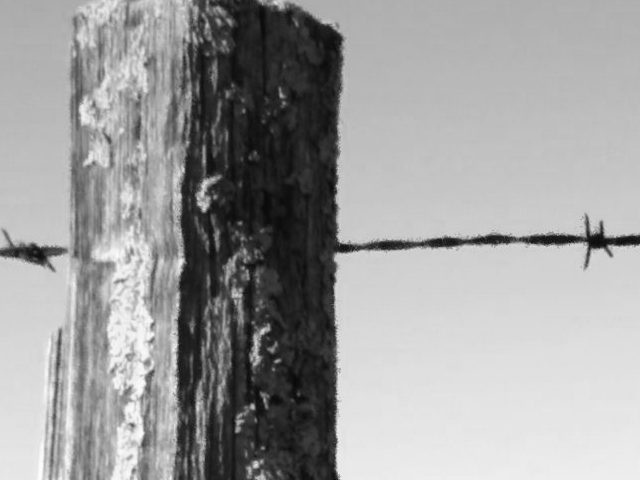
#> input picture imgs/alambre.png, 640 x 480 px, found by its file name
$ jupyter execute --allow-errors DPC.ipynb   (shell and % lines are left out)   (older library calls are emulated)
#> lines starting #> are read from the running program, lines starting #| are printed output that depends on the picture
### pyfpm/solvertools.py
#!/usr/bin/python
# -*- coding: utf-8 -*-
""" File fpmmath.py

Last update: 28/10/2016

Usage:

"""
__version__ = "1.1.1"
__author__ = 'Juan M. Bujjamer'
__all__ = ['image_center', 'generate_pupil', 'fpm_reconstruct', 'calculate_pupil_radius', 'adjust_shutter_speed',
           'pixel_size_required', 'crop_image']

from io import BytesIO
from io import StringIO
import time
import yaml

import scipy
import itertools as it
import numpy as np
from numpy.fft import fft2, ifft2, fftshift, ifftshift
from scipy.optimize import fsolve, nnls, lsq_linear
from PIL import Image
from scipy import ndimage
from numpy.fft import fft2, ifft2, fftshift, ifftshift


# [4 lines left out: function convmat, not called in this run]
def make_convolution_matrix(img, kernel=None, debug=True):
    kernel_size = kernel.shape
    PSF = kernel.astype('complex64')
    dims = img.shape
    d = len(PSF) ## assmuming square PSF (but not necessarily square image)
    N = dims[0]*dims[1]
    ## pre-fill a 2D matrix for the diagonals
    diags = np.zeros((d*d, N), dtype='complex64')
    offsets = np.zeros((d*d), dtype='float32')
    heads = np.zeros((d*d), dtype='complex64') ## for this a list is OK
    i = 0
    for y in range(len(PSF)):
        for x in range(len(PSF[y])):
            diags[i,:] += PSF[y,x]
            heads[i] = PSF[y,x]
            xdist = d/2 - x
            ydist = d/2 - y ## y direction pointing down
            offsets[i] = (ydist*dims[1]+xdist)
            i+=1
    H = scipy.sparse.dia_matrix((diags, offsets), shape=(N,N), dtype='complex64')
    return H

# [116 lines left out: functions make_real_convolution_matrix, nl_solve, sparse_solve, dpc_difference, direct_tikhonov, not called in this run]

### pyfpm/fpmmath.py
#!/usr/bin/python
# -*- coding: utf-8 -*-
""" File fpmmath.py

Last update: 28/10/2016

Usage:

"""
__version__ = "1.1.1"
__author__ = 'Juan M. Bujjamer'
__all__ = ['image_center', 'generate_pupil', 'fpm_reconstruct', 'calculate_pupil_radius', 'adjust_shutter_speed',
           'pixel_size_required', 'crop_image']

from io import BytesIO
from io import StringIO
import time
import yaml

import itertools as it
import numpy as np
from numpy.fft import fft2, ifft2, fftshift, ifftshift
from scipy.optimize import fsolve
from PIL import Image
from scipy import ndimage
import random

import pyfpm.coordtrans as ct


def image_center(image_size=None):
    """ Center coordinates given the image size.

    Args:
        image_size (list): list with the image sizes

    Returns:
        (int): integers with each dimension's mean size
    """
    if image_size is not None:
        yc, xc = np.array(image_size)/2
    return int(xc), int(yc)

# [41 lines left out: functions resize_complex_image, calculate_max_phi, ps_required, not called in this run]


def get_pixel_size(cfg):
    ps = float(cfg.pixel_size)/float(cfg.x)
    return ps

def get_wavelength(cfg):
    wlen = float(cfg.wavelength)
    return wlen

def get_na(cfg):
    na = float(cfg.na)
    return na

def get_image_size(cfg):
    image_size = int(cfg.patch_size[0])
    return image_size

# [29 lines left out: functions get_pixel_size_required, get_times_improvement, get_pupil_radius, get_k_discrete, not called in this run]

def get_reconstructed_shape(cfg):
    npx_hr = int(get_times_improvement(cfg)*get_image_size(cfg))
    return [npx_hr, npx_hr]

def get_simulated_lrshape(cfg):
    npx_hr = int(get_image_size(cfg))
    return [npx_hr, npx_hr]


# [20 lines left out: functions test_similarity, calculate_pupil_radius, not called in this run]


def pupil_image(cx=None, cy=None, pup_rad=None, image_size=None):
    """ An array with a circular pupil with a defined center.

        Parameters:
            theta:   angle in degrees on the plane parallel to the sample plane
            phi:    angle in degrees perpendicular t othe sample plane
            power:  power of the leds used by imaging
    """
    pup_matrix = np.zeros(image_size, dtype=np.uint8)
    nx, ny = image_size
    # Coherent pupil generation
    xx, yy = np.meshgrid(range(ny), range(nx))
    c = (xx-cx)**2+(yy-cy)**2
    image_gray = [c < pup_rad**2][0]
    # [8 lines of commented-out code are left out]
    return image_gray


# [28 lines left out: function aberrated_pupil, not called in this run]

def simple_defocus(image_size=None, pupil_radius=None, aberrations=None,
                    pixel_size=None, wavelength=None):
    """ Generate an aberrated pupil for corrections.
    Args:
        theta (int):      azimuthal angle
        phi (int):        zenithal angle
        image_size(list): size of the image of the pupil

    Return:
        (array) image of the pupil
    """
    if image_size is not None:
        npx = image_size[0]  # Half image size  each side
    if pupil_radius is not None:
        pupil_radius = float(pupil_radius)
    if aberrations is not None:
        defocus = aberrations[0]
    xc, yc = image_center(image_size)
    CTF = generate_pupil(0, 0, [image_size[0], image_size[1]], pupil_radius)

    # [10 lines of commented-out code are left out]
    R = pupil_radius
    pupil = 1/(np.pi*R**2)
    return pupil*CTF


def generate_pupil(fx=None, fy=None, image_size=None,
                   pupil_radius=None):
    """ Use generate_CTF. Pupil center in cartesian coordinates.

    Args:
        theta (int):      azimuthal angle
        phi (int):        zenithal angle
        image_size(list): size of the image of the pupil

    Return:
        (array) image of the pupil
    """
    if image_size is not None:
        npx = image_size[0]  # Half image size  each side
    if pupil_radius is not None:
        pupil_radius = float(pupil_radius)
        # return np.zeros(image_size, dtype=np.uint8)
    xc, yc = image_center(image_size)
    image_gray = pupil_image(xc+fx, yc+fy, pupil_radius, image_size)
    return image_gray

# [135 lines left out: functions generate_CTF, filter_by_pupil_simulate, filter_by_pupil, show_filtered_image, show_pupil, array_as_image and 2 more, not called in this run]


def crop_image(im_array, image_size, osx, osy):
    return im_array[osx:(osx+image_size[0]), osy:(osy+image_size[1])]


# [279 lines left out: functions quality_metric, laser_beam_simulation, simulate_sample, simulate_acquisition, generate_il, fpm_reconstruct and 3 more, not called in this run]

class MatrixShape(object):
    """ Matrix of integers.

    Parameters
    ----------
    dim : type
        Description of parameter `dim`.
    form : type
        Description of parameter `form`.

    Attributes
    ----------
    matrix : type
        Description of attribute `matrix`.
    center : type
        Description of attribute `center`.
    set_shape : type
        Description of attribute `set_shape`.
    draw_form : type
        Description of attribute `draw_form`.
    def __init__(self, dim, form : type
        Description of attribute `def __init__(self, dim, form`.

    """

    # [12 lines left out: functions __init__, set_shape, not called in this run]


class SemiCircle(MatrixShape):

    # [59 lines left out: functions __init__, draw_form, make_psf, complementary, complementary_psf, not called in this run]

    def psf_real(self):
        return np.real(self.psf)

    def psf_imag(self):
        return np.imag(self.psf)

### notebooks/DPC.ipynb
## Reconstrucción DPC

Reconstrucción de imágenes según Diferencial Phase Contrast (DPC). Prueba de diferentes métodos.

[cell 1]
import time
import numpy as np
import matplotlib.pyplot as plt
import matplotlib.cm as cm
import scipy
# from scipy import misc, signal, optimize
from numpy.fft import fft2, ifft2, fftshift, ifftshift

import pyfpm.fpmmath as fpm
import pyfpm.solvertools as st

Cargo una imagen de prueba para hacer las pruebas, y luego grafico una funcion de transferencia (una pupila). La idea es recortar la pupila para tener una aproximación más pequeña con la que se pueda trabajar con más facilidad.

[cell 2]
pany, panx = [200, 320]
npx = 120
alambre = scipy.misc.imread('alambre.png', 'F')[pany:pany+npx, panx:panx+npx]
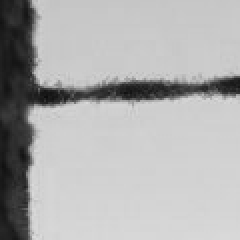
#> alambre: shape (120, 120) float32 (shown 2 times larger); min 13, max 219, mean 175
# Creo una transferencia que consiste en una pupila circular y un desenfoque
rpup = 5
# AP = fpm.aberrated_pupil(image_size=[npx, npx], pupil_radius=rpup, aberrations=[0, ],
#                     pixel_size=2E-6, wavelength=522E-9)
AP = fpm.simple_defocus(image_size=[npx, npx], pupil_radius=rpup, aberrations=[.5E-4, ],
                    pixel_size=2E-6, wavelength=522E-9)
# P = fpm.create_source_pattern(shape='semicircle', ledmat_shape=[n, n], radius=r)
H = fftshift(fft2(fftshift(AP)))

fig, (axes1, axes2) = plt.subplots(2, 2, figsize=(12, 12))
axes1[0].imshow(alambre)
axes1[1].imshow(np.real(AP), cmap = cm.Blues)
axes2[0].imshow(np.real(H))
axes2[1].imshow(np.imag(H))
plt.show()
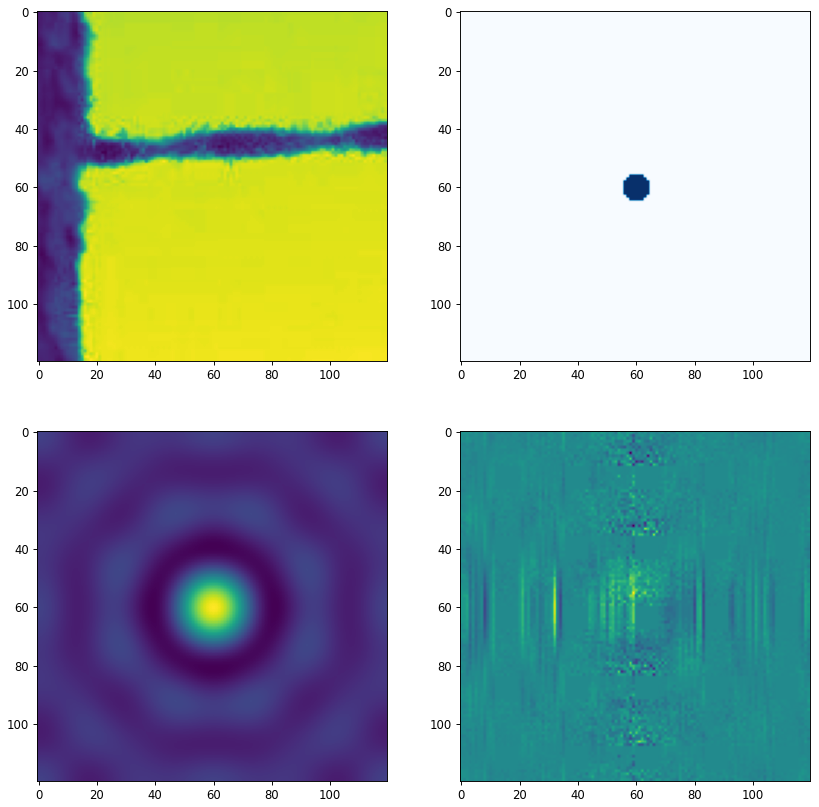
#> figure drawn by matplotlib, 4 panels

Recorto la pupila para quedarme con un recuadro de NH píxeles de lado. El tamaño del recuadro será, en principio,  inversamente proporcional al radio de la pupila.

[cell 3]
Hcy, Hcx = fpm.image_center(np.shape(H))
NH = npx
H_cut = H[Hcy-NH//2:Hcy+NH//2, Hcx-NH//2:Hcx+NH//2]
fig, axes = plt.subplots(1, 2, figsize=(12, 6))
axes[0].imshow(np.real(H_cut))
axes[1].imshow(np.imag(H_cut))
plt.show()
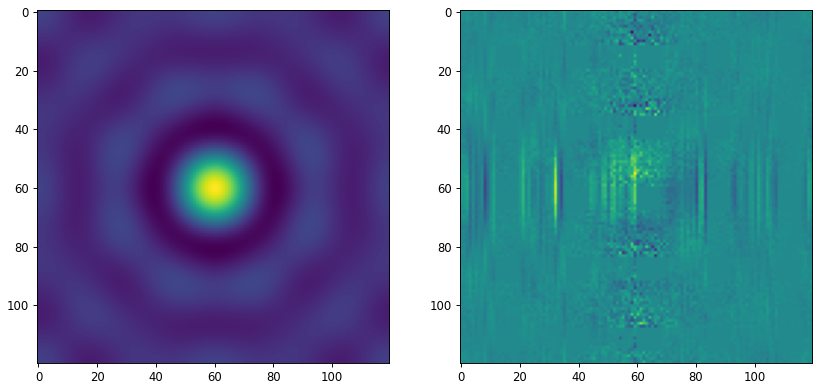
#> figure drawn by matplotlib, 2 panels

Ya teniendo la función de transferencia aproximada puedo armar la matriz de convolución 'A'. Tengo implementada esta función en pyfpm.solvertools. Luego, aplicar el filtro simplemente es efectuar el producto A*I.ravel().

[cell 4]
start = time.time()
#> (the rest of this cell did not finish here and is left out)

#> in make_convolution_matrix, `d = len(PSF)`: d = 120
#> the loop in make_convolution_matrix, `for y in range(len(PSF)):` made 120 passes
#> after the loop in make_convolution_matrix, `for y in range(len(PSF)):`: i = 14400; offsets = 14400 values, max 7260 at index 0, min -7139 at index 14399, mean 60.5
print('%.1f s en armar la matrix de %i x % i.' % (time.time()-start, npx**2, npx**2))
alambre_A = A*alambre.ravel()
alambre_A = alambre_A.reshape(npx, npx)
alambre_F = ifft2(fftshift(fft2(alambre))*H)
fig, axes = plt.subplots(1, 3, figsize=(12, 6))
axes[0].imshow(np.abs(alambre_A)), axes[0].set_title('Filtrado con la matriz A')
axes[1].imshow(np.abs(alambre_F)), axes[1].set_title('Filtrado con FFT')
axes[2].imshow(alambre), axes[2].set_title('Imagen original')

plt.show()

Resuelvo ahora el problema de cuadrados mínimos regularizado según Tikhonov. Según las pruebas iniciales nl_solve() parece estar andando más rápido que sparse_solve().

[cell 5]
start = time.time()
#> (the rest of this cell did not finish here and is left out)

Repito las pruebas con una imagen obtenida con el microscopio. Promero pruebo la recomposición de colores RGB.

[cell 6]
def rescale_color(image, offset=0):

    image -= image.min()
    image /= image.max()
    return image+offset

npx = 150
pany, panx = [1300, 1460]
#> (the rest of this cell did not finish here and is left out)

[cell 7]
start = time.time()
rpup = 7
AP = fpm.simple_defocus(image_size=[npx, npx], pupil_radius=rpup,
                        aberrations=[.5E-4, ], pixel_size=2E-6, wavelength=522E-9)
#> (the rest of this cell did not finish here and is left out)

$ run again, with imgs/Image_4a_mag.png copied over imgs/alambre.png
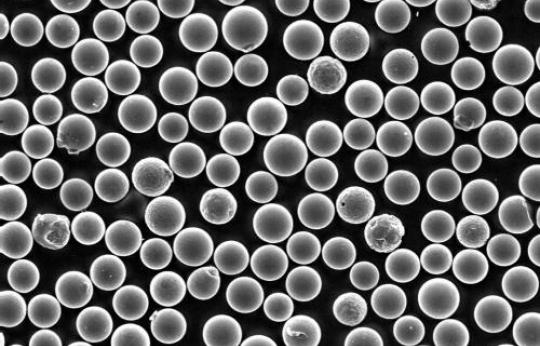
#> input picture imgs/Image_4a_mag.png, 540 x 346 px, found by its file name
#> `alambre = scipy.misc.imread('alambre.png', 'F')[pany:pany+npx, panx:pa..`:
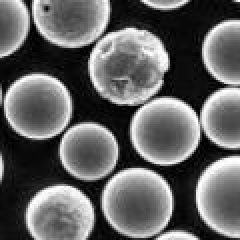
#> alambre: shape (120, 120) float32 (shown 2 times larger); min 0, max 255, mean 99.1
#> `plt.show()`:
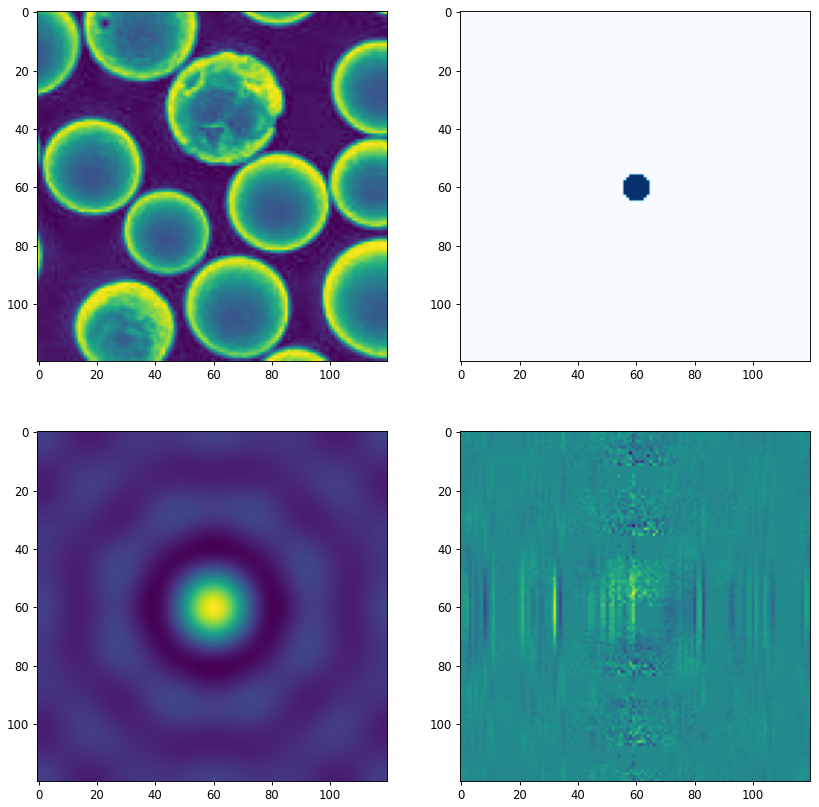
#> figure drawn by matplotlib, 4 panels
#> d = 120
#> the loop in make_convolution_matrix, `for y in range(len(PSF)):` made 120 passes
#> after the loop in make_convolution_matrix, `for y in range(len(PSF)):`: i = 14400; offsets = 14400 values, max 7260 at index 0, min -7139 at index 14399, mean 60.5

$ run again, with imgs/lines0_0.png copied over imgs/alambre.png
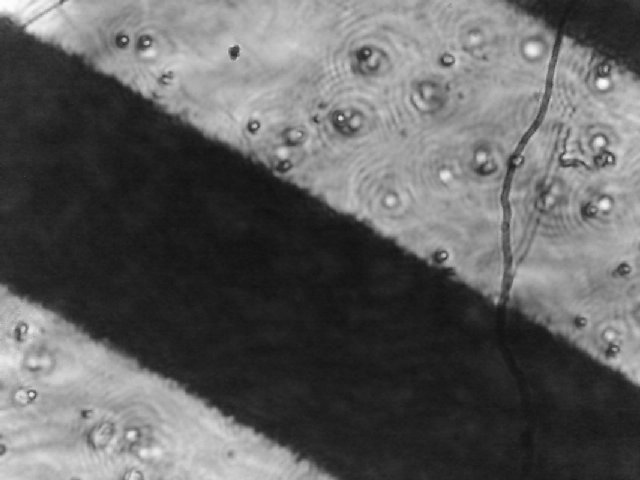
#> input picture imgs/lines0_0.png, 640 x 480 px, found by its file name
#> `alambre = scipy.misc.imread('alambre.png', 'F')[pany:pany+npx, panx:pa..`:
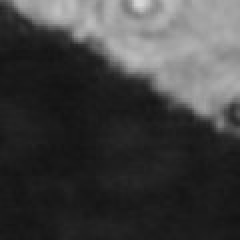
#> alambre: shape (120, 120) float32 (shown 2 times larger); min 19, max 216, mean 64
#> `plt.show()`:
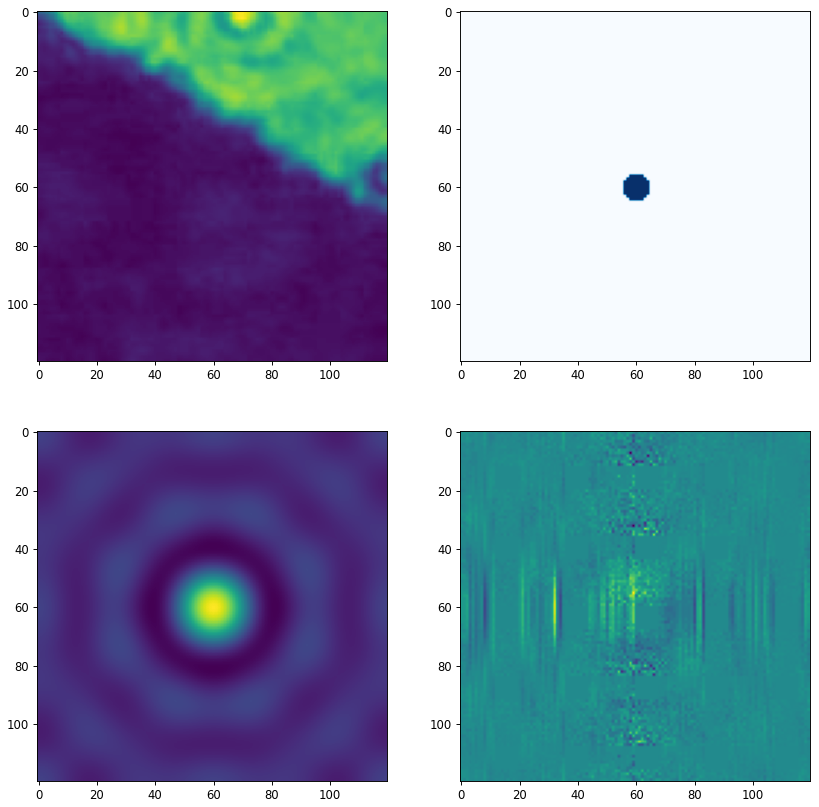
#> figure drawn by matplotlib, 4 panels
#> d = 120
#> the loop in make_convolution_matrix, `for y in range(len(PSF)):` made 120 passes
#> after the loop in make_convolution_matrix, `for y in range(len(PSF)):`: i = 14400; offsets = 14400 values, max 7260 at index 0, min -7139 at index 14399, mean 60.5

$ run again, with imgs/mag2.png copied over imgs/alambre.png
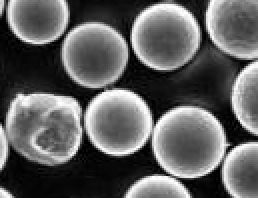
#> input picture imgs/mag2.png, 129 x 99 px, found by its file name (shown 2 times larger)
#> alambre = empty array
#> `plt.show()`:
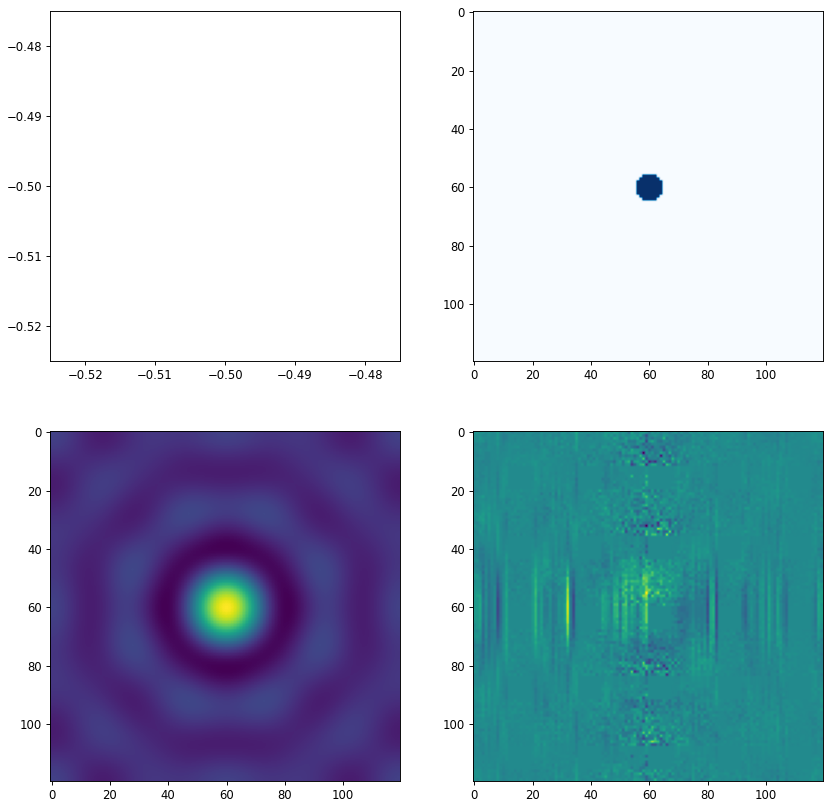
#> figure drawn by matplotlib, 4 panels
#> d = 120
#> the loop in make_convolution_matrix, `for y in range(len(PSF)):` made 120 passes
#> after the loop in make_convolution_matrix, `for y in range(len(PSF)):`: i = 14400; offsets = 14400 values, max 60 at index 0, min -59 at index 119, mean 0.5
#> the loop in make_convolution_matrix (call 2), `for y in range(len(PSF)):` made 150 passes
